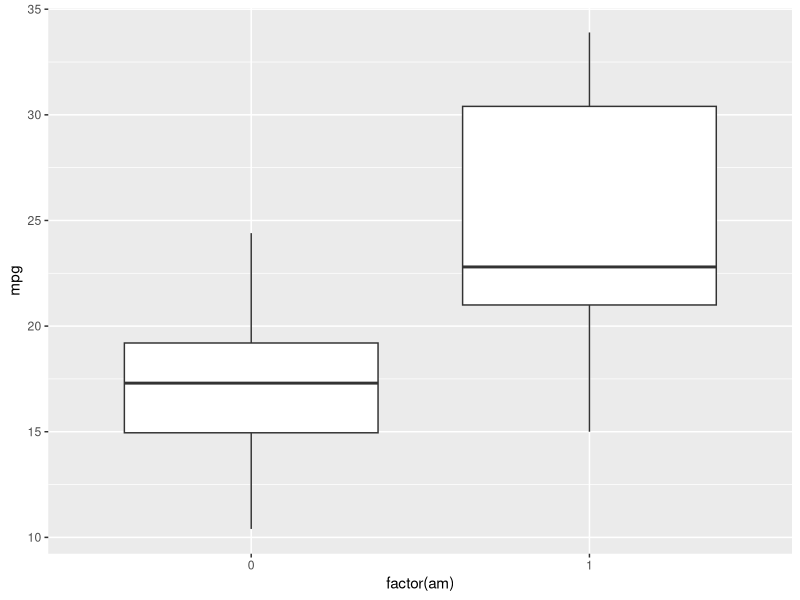
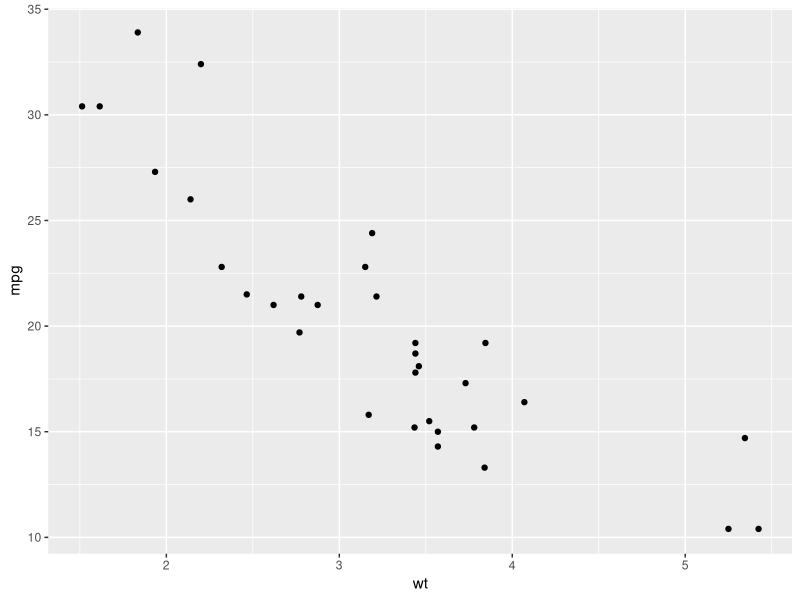

Generate these figures, in order, with R:
## ---- chunk 1
knitr::opts_chunk$set(echo = TRUE)
library(ggplot2)
## ---- chunk 2
data(cars)
# View(mtcars)
head(mtcars)
tail(mtcars)
str(mtcars)
#mtcars$mpg
#table(mtcars$mpg)
## ---- chunk 3
ggplot(mtcars, aes(x=factor(am), y=mpg)) + geom_boxplot()
# Why do we need to turn am into a factor: because ggplot2 prefers the x-axis of a boxplot to be a factor- that is, a variable that can take one of a finite number of categories as its values- rather than a numeric variable like 0 or 1. Then we put the type of graph, which in this case is geom_boxplot
## ---- chunk 4
tTest = t.test(mpg ~ am, data=mtcars)
tTest
## ---- chunk 5
ggplot(mtcars, aes(x=wt, y=mpg)) + geom_point()
## ---- chunk 6
corrTest = cor.test(mtcars$mpg, mtcars$wt)
corrTest
